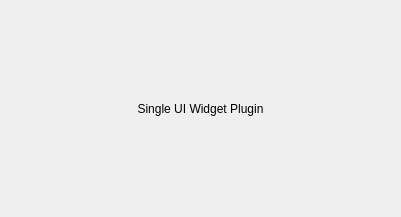
<?xml version="1.0" encoding="UTF-8"?>
<ui version="4.0">
 <class>QtSingleUI</class>
 <widget class="QWidget" name="QtSingleUI">
  <property name="geometry">
   <rect>
    <x>0</x>
    <y>0</y>
    <width>401</width>
    <height>217</height>
   </rect>
  </property>
  <property name="windowTitle">
   <string>QtSingleUI Window</string>
  </property>
  <layout class="QVBoxLayout" name="verticalLayout">
   <item>
    <widget class="QLabel" name="label">
     <property name="text">
      <string>Single UI Widget Plugin</string>
     </property>
     <property name="alignment">
      <set>Qt::AlignCenter</set>
     </property>
    </widget>
   </item>
  </layout>
 </widget>
 <layoutdefault spacing="6" margin="11"/>
 <resources/>
 <connections/>
</ui>
